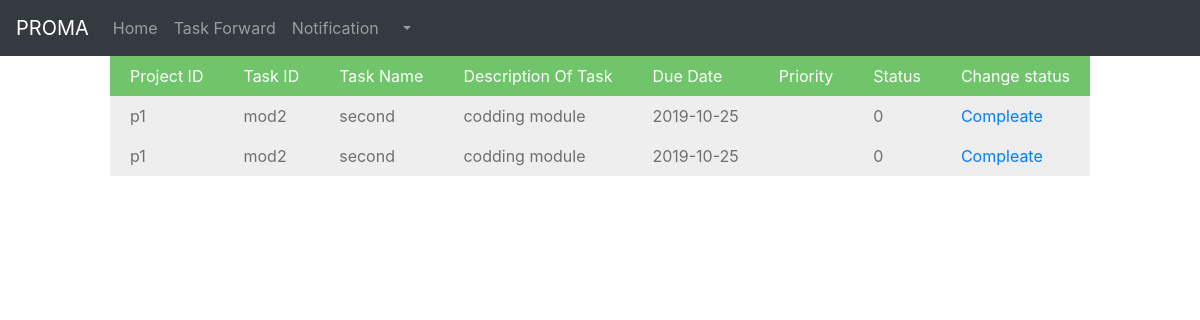
/todo.php (signed in), run on the app's committed database.
### tables this page shows
CREATE TABLE `task` (
  `t_id` varchar(20) NOT NULL,
  `p_id` varchar(20) NOT NULL,
  `t_name` varchar(20) DEFAULT NULL,
  `dsc` varchar(1000) DEFAULT NULL,
  `due_date` date NOT NULL,
  `t_priority` varchar(5) DEFAULT NULL,
  `status` int(1) NOT NULL DEFAULT '0'
);

### todo.php (the view, shortened to what this page needs)
<?php
include("connection.php");
    $emp_id = $_SESSION["session_id"];
?>
<html lang="en">
<head>
  <link href="css/todo.css?v=<?php echo time(); ?>" rel="stylesheet" type="text/css" />
  <link rel="stylesheet" href="https://maxcdn.bootstrapcdn.com/bootstrap/4.3.1/css/bootstrap.min.css">
</head>
<body>
<nav class="navbar navbar-expand-sm bg-dark navbar-dark">
  <a class="navbar-brand" href="#">PROMA</a>
  <ul class="navbar-nav">
    <li class="nav-item">
      <a class="nav-link" href="employee.php">Home</a>
    </li>
     <li class="nav-item">
      <a class="nav-link" href="forward.php">Task Forward</a>
    </li>
    <li class="nav-item">
      <a class="nav-link" href="notification.php">Notification</a>
    </li>
  </ul>
<ul class="navbar-nav" style="object-position: right;">
  <li class="nav-item dropdown">
      <a class="nav-link dropdown-toggle" href="#" id="navbardrop" data-toggle="dropdown">
      </a>
    </li>
   </ul >
</nav>
<div class="container1">
	<table class="table1">
		<tr>
			<th>Project ID</th>
			<th>Task ID</th>
			<th>Task Name</th>
			<th>Description Of Task</th>
			<th>Due Date</th>
			<th>Priority</th>
			<th>Status</th>
			<th>Change status</th>
		</tr>
		<form method="post">
		<?php
		$sql = "SELECT a.p_id,a.t_id,a.t_name,a.dsc,a.due_date,a.t_priority,a.status FROM task a JOIN work b WHERE a.t_id = b.t_id and b.emp_id = '$emp_id' and a.status != 1";
		$result = $con->query($sql);
		while($row = $result->fetch_assoc()) {
        			echo "<tr>
					<td>". $row['p_id']."</td>
					<td>".$row["t_id"]."</td>
					<td>".$row["t_name"]."</td>
					<td>".$row["dsc"]." </td>
					<td>".$row["due_date"]." </td>
          <td>".$row["t_priority"]. " </td>
          <td>".$row["status"]. " </td>
          <td>
          	<a href='todo_f.php?tid=".$row['t_id']."&pid=".$row['p_id']."'>Compleate</a>
          </td>
          </tr>";
	}
?>
</form>
		</table>
</div>
</body>
</html>

### css/todo.css (style rules this page uses)
.navbar-dark .navbar-brand { color: #72fa34; }
.container1 { width: 100%; height: auto; }
.table1 { margin: auto; }
th { background-color: rgb(112, 196, 105); color: white; font-weight: normal; padding: 10px 20px; text-align: center; }
td { background-color: rgb(238, 238, 238); color: rgb(111, 111, 111); padding: 10px 20px; }

### data on the page
task: p "p1", t_id "mod2", t_name "second", dsc "codding module", due_date "2019-10-25", status "0"
